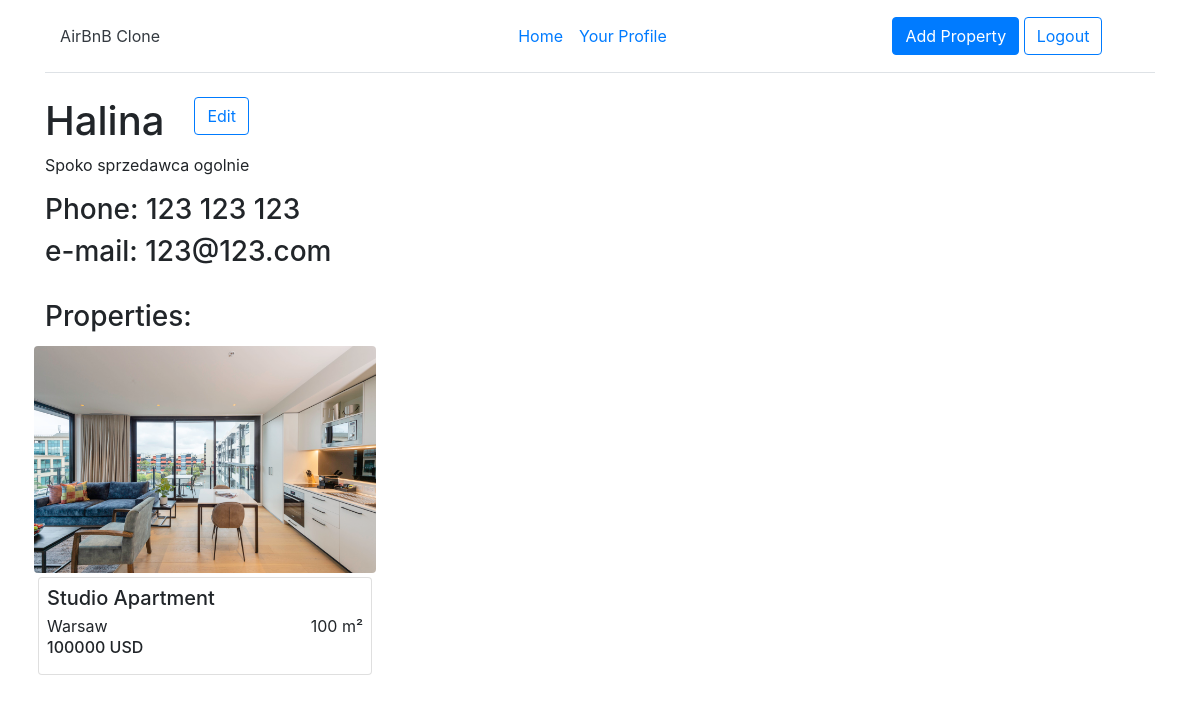
/profile/1/ (signed in), run on the app's committed database.
### main/models.py (models this page shows)
class Profile(models.Model):
	user = models.OneToOneField(User, default=User, on_delete=models.CASCADE)
	name = models.CharField(max_length=20, default="User")
	bio = models.CharField(max_length=50,default="No Description")
	phoneNumber = models.CharField(max_length=15,default="Not Added")
	eMail = models.CharField(max_length=50,default="Not Added")

class ImageModel(models.Model):
	image = models.ImageField(upload_to='images/',
                              verbose_name='Image',default=None)
	post = models.ForeignKey(Post,default=Post,null=True, on_delete=models.CASCADE,related_name='post')

class Post(models.Model):
	author = models.ForeignKey(Profile,default=Profile,null=True, on_delete=models.CASCADE,related_name='author')
	OffertTypes = [
		('Buy','Buy'),
		('Rent','Rent'),
	]
	OffertType = models.CharField(
		max_length=4,
		choices=OffertTypes,
		default='Rent',
	)
	PropertyTypes = [
		('House','House'),
		('Apartment','Apartment'),
	]
	PropertyType = models.CharField(
		max_length=9,
		choices=PropertyTypes,
		default='House',
	)
	title = models.CharField(max_length=100)
	Description = models.CharField(max_length=5000)
	date = models.DateTimeField("Published: ",auto_now=True)
	price = models.DecimalField(max_digits=15, decimal_places=0,default=0)
	meters = models.DecimalField(max_digits=15, decimal_places=0,default=0)
	city = models.CharField(max_length=50,default=None)

### main/views.py (the view)
# urls.py: path('profile/<profileID>/', views.profile, name='profile'),
@login_required
def profile(request, profileID):
	try:
		profile = Profile.objects.get_or_create(
	user=profileID)[0]
	except Profile.DoesNotExist:
		raise Http404
	posts = Post.objects.filter(
	author=profile)
	images = ImageModel.objects.all()
	context = {"profile":profile,"posts":posts,"images":images}
	return render(request, 'main/profile.html', context)

### main/templates/main/profile.html
{% extends "main/base.html" %}
{% block content %}
<div class="container mt-2">
	<div class="row justify-content-start">
		<h1 class=" col-sm-auto">{{profile.name}}</h1>
		{%if user.is_authenticated %}
	        <a class="col-sm-auto" href="/edit"><button type="button" class="btn btn-outline-primary me-2">Edit</button></a>
		{%endif%}
	</div>
	<p>{{profile.bio}}</p>
	<h3>Phone: {{profile.phoneNumber}}</h3>
	<h3>e-mail: {{profile.eMail}}</h3>
	<br>
	<h3>Properties:</h3>
	<div class="row justify-content-between">
		{% for post in posts %}
			<a class="text-decoration-none card-text text-reset m-1 postImage" href="/post/{{post.id}}">
				{% for image in images %}
	    			{% if image.post == post %}
		        		<img src="{{ image.image.url }}" class="img-responsive  postimage img-fluid rounded" />
		        	{%endif%}
				{%endfor%}
		    	<div class="col- item m-1">
		        	<div class="p-2 card item-card card-block">
				        <h5 class="item-card-title mb-1">{{post.title}}</h5>
				        <div class="row ">
					        <p class="card-text mb-0 col">{{post.city}}</p>
					        <p class="card-text mb-0 col text-right">{{post.meters}} m²</p>
				        </div>
				        <h6 class="item-card-title ">{{post.price}} USD</h6>
		    		</div>
		    	</div>
	    	</a>
      	{%endfor%}
	</div>
</div>
{% endblock %}

### main/static/main/style.css (style rules this page uses)
a { text-decoration: none !important; color: gray; }
.postImage { width: 30%!important; }

### data on the page
Profile: name "Halina", bio "Spoko sprzedawca ogolnie", phoneNumber "123 123 123", eMail "123@123.com"
Post: title "Studio Apartment", city "Warsaw", meters "100", price "100000"
ImageModel: image (picture)
